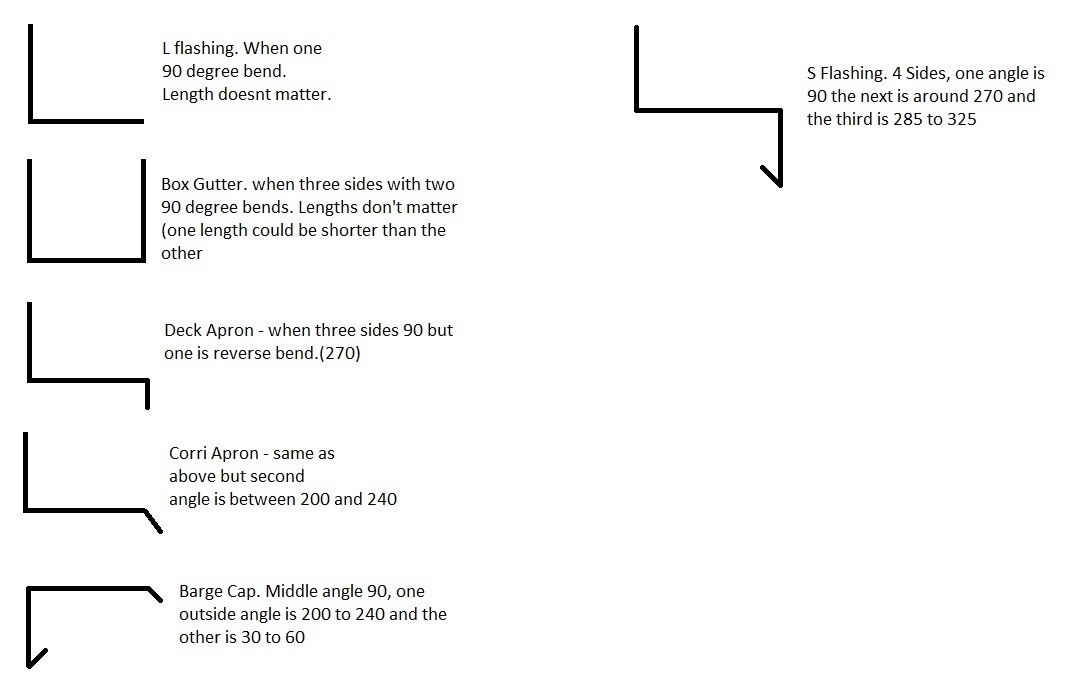
#> input picture imgs/p_all.jpg, 1091 x 696 px
$ python make_shapes.py   (older library calls are emulated)
#> lines starting #> are read from the running program, lines starting #| are printed output that depends on the picture; after the words box and inside, x2 and y2 are one past the last pixel; in counts of white or black regions, pixels touching at a corner belong together
import numpy as np
import cv2
import joblib


img_gray = cv2.imread('../imgs/p_all.jpg', 0)
#> img_gray: shape (696, 1091); min 0, max 255, mean 248.5
th_box = int(img_gray.shape[0] * 0.007) * 2 + 1
#> th_box = 9
th_box_div = 3
img_b = cv2.adaptiveThreshold(img_gray.copy(), 255, cv2.ADAPTIVE_THRESH_GAUSSIAN_C, cv2.THRESH_BINARY, th_box, th_box//th_box_div)
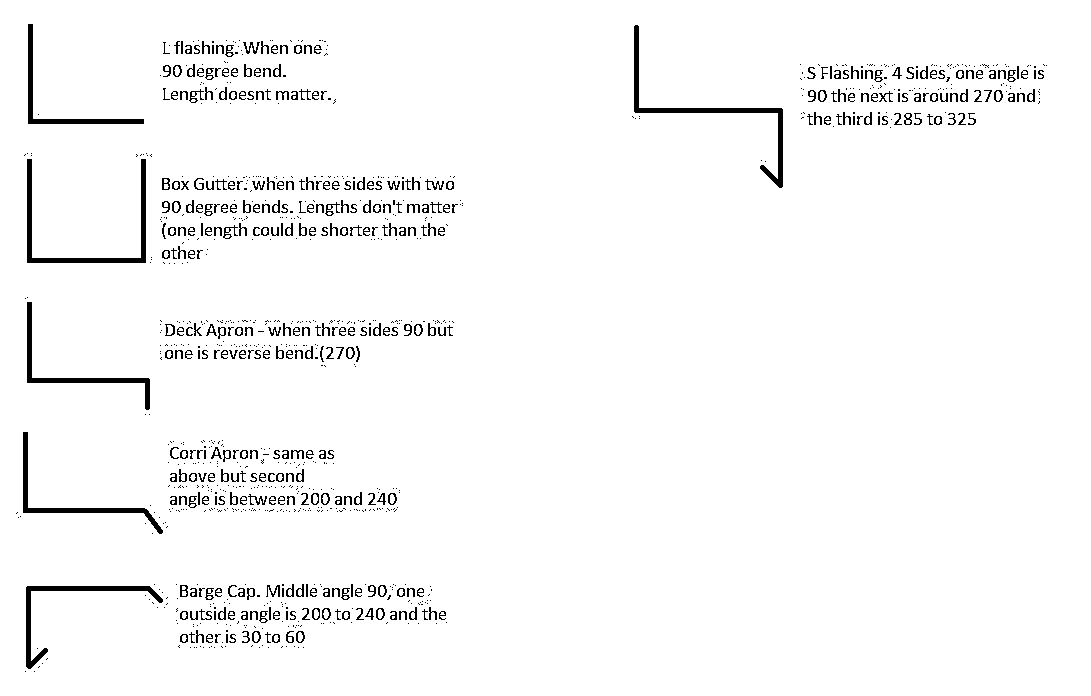
#> img_b: shape (696, 1091); 97.1% white; 1062 black regions (709 under 20 px)

try:
    image_, contours_, hierarchy_ = cv2.findContours(img_b.copy(), cv2.RETR_TREE, cv2.CHAIN_APPROX_SIMPLE)
#> contours_ = 1527 contours, 1044 with area under 20; largest, box (x1, y1, x2, y2) and area: (0, 0, 1091, 696) 757550, (633, 24, 784, 189) 1970, (26, 158, 147, 264) 1905, (25, 585, 164, 670) 1435, (26, 301, 151, 411) 1354
except:
    contours_, hierarchy_ = cv2.findContours(img_b.copy(), cv2.RETR_TREE, cv2.CHAIN_APPROX_SIMPLE)

i = 0
names = ['Barge Cap', 'Corri Apron', 'Deck Apron', 'Box Gutter', 'S Flashing', 'L Flashing']
contours_res = []
for cnt in contours_:
    x, y, w, h = cv2.boundingRect(cnt)

    if h < 40 or h > 400:
        continue

    i += 1
    if i == 6:
        cv2.rectangle(img_gray, (x, y), (x+w, y+h), (123,), 1)

    contours_res.append(cnt[:])
#> this loop made 1527 passes
#> (cnt, x, y, w, h) on passes 1 to 3: ([[0, 0], [0, 695], [1090, 695], [1090, 0]], 0, 0, 1091, 696), ([[33, 671], [34, 670], [35, 671], [34, 672]], 33, 670, 3, 3), ([[24, 671], [25, 670], [26, 671], [25, 672]], 24, 670, 3, 3)
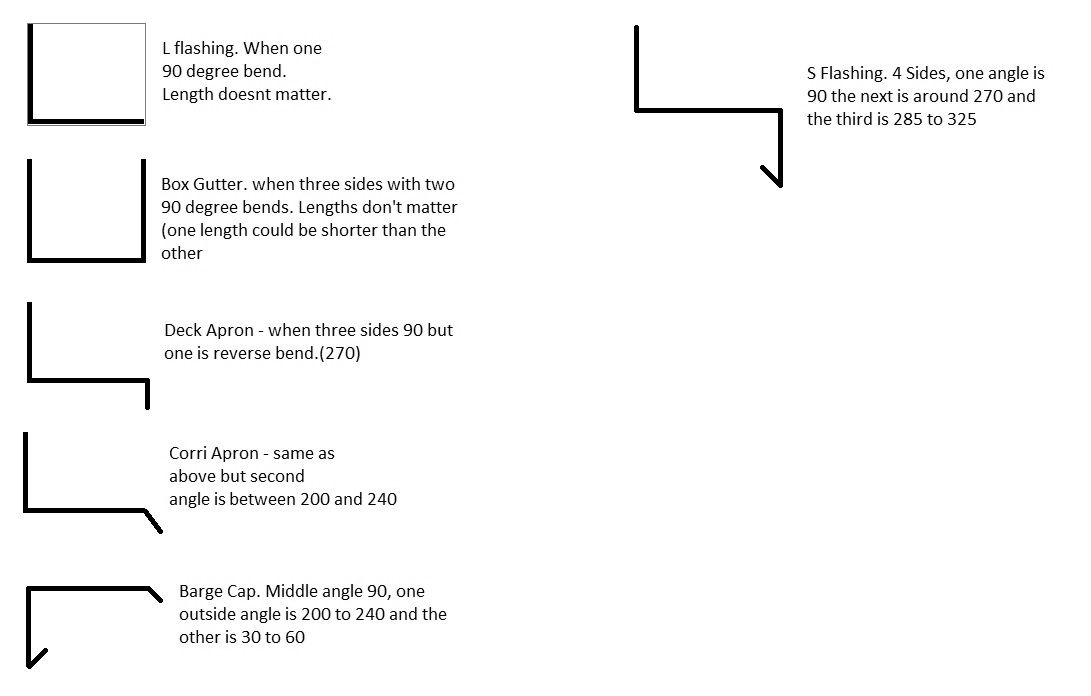
#> img_gray: shape (696, 1091); min 0, max 255, mean 248.4
#> after the loop, contours_res = 6 contours; box (x1, y1, x2, y2) and area: (633, 24, 784, 189) 1970, (26, 158, 147, 264) 1905, (25, 585, 164, 670) 1435, (26, 301, 151, 411) 1354, (22, 431, 164, 535) 1352, (27, 23, 145, 125) 1270; i = 6

cv2.imshow('ss', img_gray)
cv2.waitKey()

res = {'names': names, 'cnt': contours_res}
joblib.dump(res, '../data/profile_names.pkl')

# https://stackoverflow.com/questions/55529371/opencv-shape-matching-between-two-similar-shapes

$ run again, with imgs/ProfileReader1.jpg copied over imgs/p_all.jpg
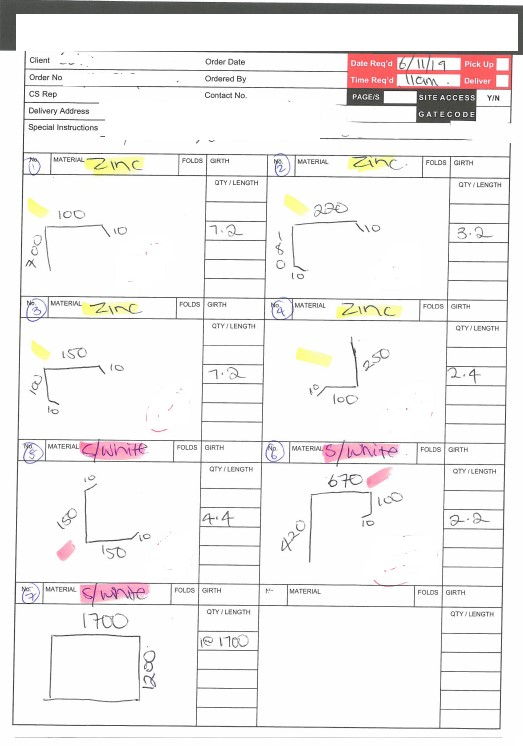
#> input picture imgs/ProfileReader1.jpg, 523 x 746 px
#> `img_b = cv2.adaptiveThreshold(img_gray.copy(), 255, cv2.ADAPTIVE_THRES..`:
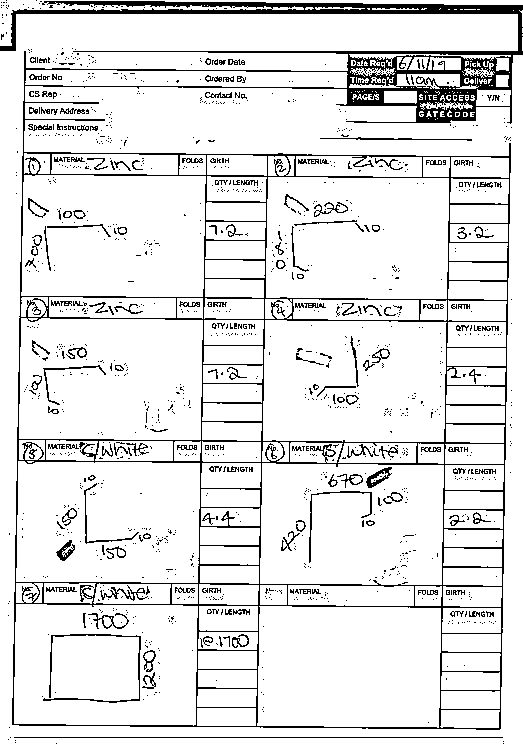
#> img_b: shape (746, 523); 89.8% white; black in thin lines or dots
#> contours_ = 2060 contours, 1670 with area under 20; largest, box (x1, y1, x2, y2) and area: (0, 14, 523, 746) 81554, (21, 175, 206, 297) 21681, (266, 177, 449, 299) 21598, (19, 318, 203, 440) 21572, (263, 320, 447, 442) 21538
#> the loop `for cnt in contours_:` made 2060 passes
#> (cnt, x, y, w, h) on passes 2, 8, 10: ([[197, 708], [197, 725], [255, 725], [255, 708]], 197, 708, 59, 18), ([[215, 680], [216, 679], [217, 680], [216, 681]], 215, 679, 3, 3), ([[446, 666], [447, 665], [448, 666], [447, 667]], 446, 665, 3, 3)
#> after the loop `for cnt in contours_:`:
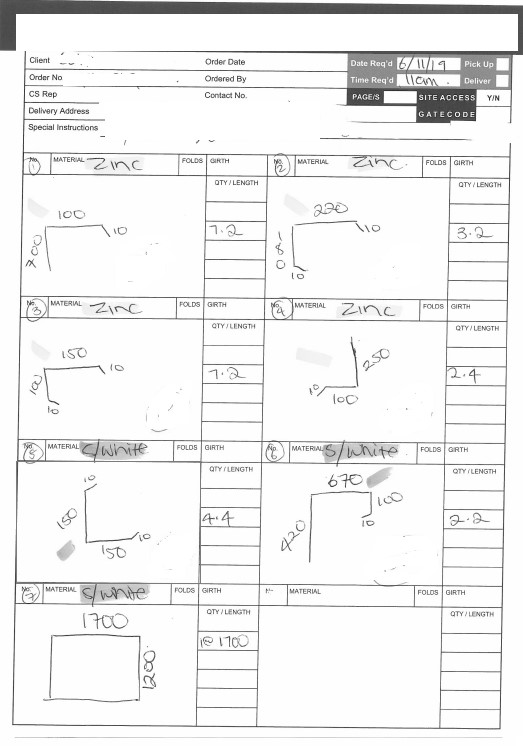
#> img_gray: shape (746, 523); min 23, max 255, mean 239.9
#> after the loop `for cnt in contours_:`: contours_res = 16 contours; largest, box (x1, y1, x2, y2) and area: (21, 175, 206, 297) 21681, (266, 177, 449, 299) 21598, (19, 318, 203, 440) 21572, (263, 320, 447, 442) 21538, (16, 461, 200, 583) 21528; i = 16
